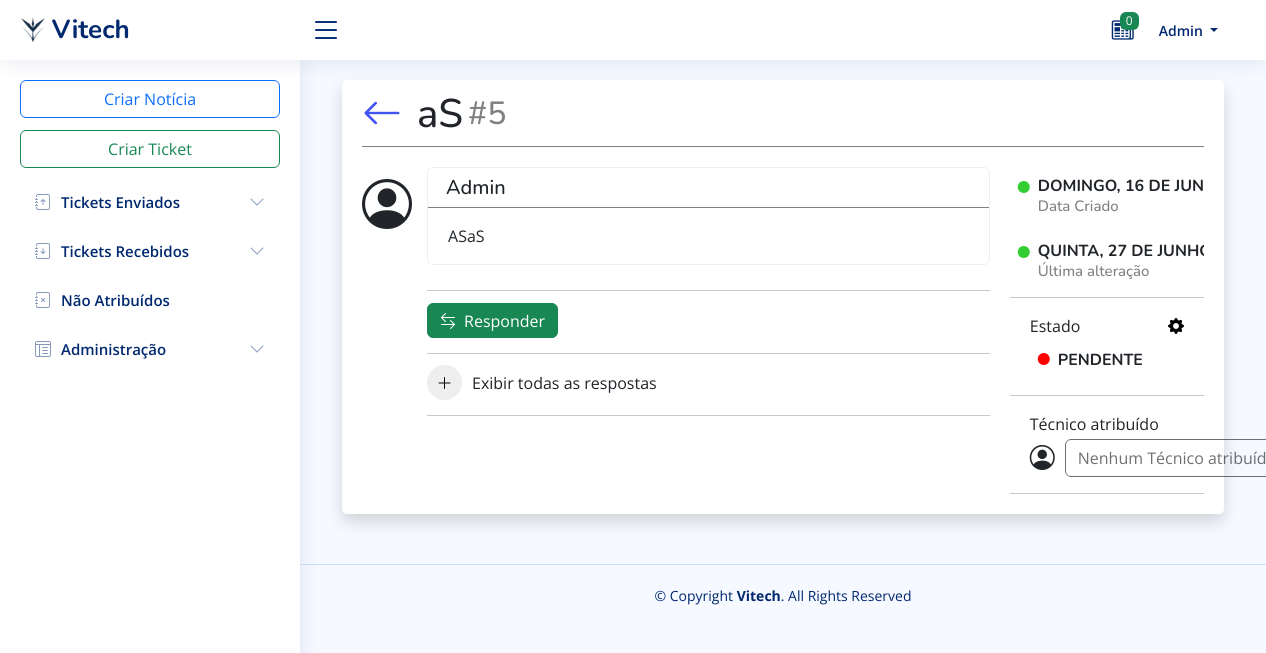
Page /?op=4&id=5 (signed in) on the committed database.
### tables this page shows
CREATE TABLE `ticket` (
  `id_ticket` int(9) NOT NULL,
  `id_user` int(9) NOT NULL,
  `data` timestamp NOT NULL DEFAULT current_timestamp(),
  `tipo_ticket` char(1) NOT NULL,
  `assunto_local` varchar(50) NOT NULL,
  `mensagem_sintomas` text NOT NULL,
  `id_departamento_destino` varchar(3) NOT NULL,
  `urgencia` tinyint(1) NOT NULL,
  `status` char(1) NOT NULL,
  `id_user_atribuido` int(9) DEFAULT NULL,
  `data_atribuido` date DEFAULT NULL
);

CREATE TABLE `user` (
  `id_user` int(9) NOT NULL,
  `nome` varchar(50) NOT NULL,
  `username` varchar(20) NOT NULL,
  `password` char(40) NOT NULL,
  `email` varchar(100) NOT NULL,
  `telefone` int(9) DEFAULT NULL
);

### db/libphp.php (called while the page is built, shortened)
<?php
function getTicket($con, $idticket)
{
    $query = "
    SELECT
        t.id_ticket,
        u1.nome AS user_criado,
        u1.id_user as id_criador,
        DATE_FORMAT(t.data  , '%W, %e de %M %Y, %H:%i ','pt_PT') AS data,
        t.tipo_ticket,
        t.assunto_local,
        t.mensagem_sintomas,
        d.nome AS nome_departamento,
        t.urgencia,
        t.status,
        u2.nome AS user_atribuido,
        u2.id_user AS id_user_atribuido,
        t.data_atribuido
    FROM
        ticket t
        LEFT JOIN user u1 ON t.id_user = u1.id_user
        LEFT JOIN user u2 ON t.id_user_atribuido = u2.id_user
        LEFT JOIN departamento d ON t.id_departamento_destino = d.id_departamento
    WHERE
        t.id_ticket = '$idticket'
";
    $query_exec = mysqli_query($con, $query);
    if ($query_exec && mysqli_num_rows($query_exec) == 1) {
        $row = mysqli_fetch_assoc($query_exec);
        switch ($row['status']) {
            case 'P':
                $row['statusText'] = 'Pendente';
                $row['statusColor'] = 'red';
                break;
        }
        $queryacoes = "
        SELECT DATE_FORMAT(data_acao, '%W, %e de %M %Y, %H:%i ','pt_PT') AS data_acao
        FROM acoes
        WHERE id_ticket = '$idticket'
        ORDER BY data_acao DESC
        LIMIT 1
    ";
        $queryacoes_exec = mysqli_query($con, $queryacoes);
        if ($queryacoes_exec && mysqli_num_rows($queryacoes_exec) == 1) {
            $data_acao = mysqli_fetch_assoc($queryacoes_exec);
            $row["data_acao"] = $data_acao["data_acao"];
        }
        return $row;
    }
    return null;
}
?>

### pag/ticketview.php (the view, shortened to what this page needs)
<?php
$id = isset($_GET['id']) ? $_GET['id'] : 0;
$ticket = getTicket($con, $id);
$isfechado = ($ticket['status'] == 'F') ? true : false;
?>
<body>
    <div class="container" style="max-width: 2000px;">
        <div class="card shadow">
            <div class="card-body">
                <div style="width: 100%; display: flex; border-bottom: 1px solid gray">
                    <a href="<?= $_SESSION['current_page'] ?>" style="display: flex; margin-top: 3px;">
                        <i class="bi bi-arrow-left arrow"></i>
                    </a>
                    <h1 style="margin-top: 10px"><?= $ticket['assunto_local'] ?></h1>
                    <h2 class="id_ticket">#<?= $ticket['id_ticket'] ?></h2>
                </div>
                <div style="display: flex; margin-top: 20px;">
                    <i class="bi bi-person-circle" style="font-size: 50px; margin-right: 15px;"></i>
                    <div class="V1" style="gap: 20px; width: 100%;">
                        <div class="V2">
                            <div class="accordion" id="accordionExample">
                                <div class="accordion-item">
                                    <h2 class="accordion-header" id="headingOne">
                                        <div class="fs20"
                                            style="white-space: nowrap; overflow: hidden; text-overflow: ellipsis; width: 100%; display: flex; height: 40px; align-items: center; padding-left: 10px; background-color: transparent; border-bottom: 1px solid gray;">
                                            <div style="display: flex;">
                                                <div class="mx-2"
                                                    style="white-space: nowrap; overflow: hidden; text-overflow: ellipsis;">
                                                    <?= $ticket['user_criado'] ?>
                                                </div>
                                            </div>
                                        </div>
                                    </h2>
                                    <div class="accordion-collapse collapse show" aria-labelledby="headingOne"
                                        data-bs-parent="#accordionExample">
                                        <div class="accordion-body">
                                            <?= $ticket['mensagem_sintomas'] ?>
                                        </div>
                                    </div>
                                </div>
                            </div>
                            <hr style="width: 100%; margin-top: 25px; border-width: 0.01em;">
                            <div style="margin-top: 20px; display: flex; gap: 5px; margin-top: -4px;">
                                <button class="btn btn-success" id="btnAparecerResponder" <?=$isfechado ? 'disabled' : ''?>
                                    style="height: 35px; display: flex; align-items: center;"
                                    onclick="aparecerlocalresponder()">
                                    <i class="bi bi-arrow-left-right" style="margin-right: 8px;"></i>Responder
                                </button>
                            </div>
                            <hr style="width: 100%; margin-top: 15px; border-width: 0.01em;">
                            <div style="display: flex; align-items: center; gap: 10px; margin-top: -5px;">
                                <button class="btn grandão"
                                    style="width: 35px; height: 35px; display: flex; align-items: center; justify-content: center; border-radius: 50%; background-color: #EEEEEE; color: black"
                                    onclick="aparecerlocalrespostas()">
                                    <i id="iconBtnAparecer" class="bi bi-plus-lg"></i>
                                </button>
                                <span>Exibir todas as respostas</span>
                            </div>
                            <hr style="border-width: 0.01em; width: 100%; margin-top: 15px;">
                        </div>
                        <div class="V3">
                            <div class="accordion" id="accordionExample">
                                <div class="accordion-item"
                                    style="background-color: transparent !important; border: none;">
                                    <h2 class="accordion-header" id="headingOne">
                                        <div class="fs20"
                                            style="white-space: nowrap; overflow: hidden; text-overflow: ellipsis; width: 100%; display: flex; align-items: center;background-color: transparent;">
                                            <div
                                                style="gap: 10px; width: 100%; white-space: nowrap; overflow: hidden; text-overflow: ellipsis; display: flex; flex-direction: column;">
                                                <div style="display: flex; font-size: 15px; margin-top: 10px;">
                                                    <i class="mx-2 bi bi-circle-fill"
                                                        style="font-size: 12px;color:#32CD32; margin-top: 3px;"></i>
                                                    <div>
                                                        <h6 style="font-weight: bold; text-transform: uppercase;">
                                                            <?= $ticket['data'] ?>
                                                        </h6>
                                                        <span
                                                            style="font-size: 15px; color: gray; position: relative; top: -7px;">Data
                                                            Criado</span>
                                                    </div>
                                                </div>
                                                <div style="display: flex; font-size: 15px; margin-top: 10px;">
                                                    <i class="mx-2 bi bi-circle-fill"
                                                        style="font-size: 12px;color:#32CD32; margin-top: 3px;"></i>
                                                    <div>
                                                        <h6 style="font-weight: bold; text-transform: uppercase;">
                                                            <?= !empty($ticket['data_acao']) ? $ticket['data_acao'] : 'Nenhuma Alteração Feita' ?>
                                                        </h6>
                                                        <span
                                                            style="font-size: 15px; color: gray; position: relative; top: -7px;">Última
                                                            alteração</span>
                                                    </div>
                                                </div>
                                                <hr style="border-width: 0.01em; width: 100%; margin: 0px;">
                                            </div>
                                        </div>
                                    </h2>
                                    <div class="accordion-collapse collapse show" aria-labelledby="headingOne"
                                        data-bs-parent="#accordionExample">
                                        <div class="accordion-body" style="overflow: visible; position: relative;">
                                            <div>
                                                <div style="display:flex;">
                                                    <span>Estado</span>
                                                    <div class="dropdown" style="margin-left: auto;">
                                                        <a style=" text-decoration: none; color: black;" type="button" <?=$ticket['id_criador'] == $_SESSION['user']['id_user'] ? 'disabled' : ''?>
                                                            id="dropdownMenuButton" data-bs-toggle="dropdown"
                                                            aria-haspopup="true" aria-expanded="false">
                                                            <i class="bi bi-gear-fill"></i>
                                                        </a>
                                                    </div>
                                                </div>
                                            </div>
                                            <div style="display: flex; align-items: center; margin-top: 3px;">
                                                <i id="estadoBola" class="mx-2 bi bi-circle-fill"
                                                    style="font-size: 12px; color: <?= $ticket['statusColor'] ?>;"></i>
                                                <div>
                                                    <h6 id="estadoText"
                                                        style="font-weight: bold; text-transform: uppercase; margin-top: 10px;">
                                                        <?= $ticket['statusText'] ?>
                                                    </h6>
                                                </div>
                                            </div>
                                        </div>
                                    </div>
                                    <hr style="border-width: 0.01em; width: 100%; margin: 0px;">
                                    <div class="accordion-body"
                                        style="overflow: visible !important; text-overflow: ellipsis;">
                                        <div>
                                            <div style="display:flex;">
                                                <span>Técnico atribuído</span>
                                            </div>
                                            <div
                                                style="display: flex; align-items: center; margin-top: 3px; position: relative; z-index: 1050;">
                                                <i class="bi bi-person-circle"
                                                    style="margin-right: 10px; font-size: 25px;"></i>
                                                <div class="dropdown">
                                                    <button class="btn btn-secondary-overlay dropdown-toggle" <?=$isfechado || $ticket['id_criador'] == $_SESSION['user']['id_user'] ? 'disabled' : ''?>
                                                        type="button" id="userDropdown" data-bs-toggle="dropdown"
                                                        aria-expanded="false">
                                                        <?= !empty($ticket['user_atribuido']) ? $ticket['user_atribuido'] : 'Nenhum Técnico atribuído' ?>
                                                    </button>
                                                </div>
                                            </div>
                                        </div>
                                    </div>
                                    <hr style="z-index: 1000;border-width: 0.01em; width: 100%; margin: 0px;">
                                </div>
                            </div>
                        </div>
                    </div>
                </div>
            </div>
        </div>
    </div>
</body>

### assets/css/style.css (style rules this page uses)
:root { scroll-behavior: smooth; }
body { font-family: "Open Sans", sans-serif; background: #f6f9ff; color: #444444; }
a { color: #4154f1; text-decoration: none; }
h1, h2, h3, h4, h5, h6 { font-family: "Nunito", sans-serif; }
.card { margin-bottom: 30px; border: none; border-radius: 5px; box-shadow: 0px 0 30px rgba(1, 41, 112, 0.1); }
.card-body { padding: 0 20px 20px 20px; }
.accordion-item { border: 1px solid #ebeef4; }

### assets/css/mystyle.css (style rules this page uses)
.arrow { font-size: 40px; margin-right: 15px; }
.fs20 { font-size: 20px; }
.id_ticket { color: gray; margin-top: 15px; margin-left: 5px; }

### pag/ticketview.php (style rules this page uses)
.V1 { display: flex; }
.V2 { width: 75%; }
.V3 { width: 25%; margin-left: auto; }

### rows in the picture
ticket: assunto_local "aS", id_ticket "5", id_user.nome "Admin", mensagem_sintomas "ASaS"

### other values in the picture
$count "0"
$_SESSION['user']['nome'] "Admin"
$ticket['data'] "DOMINGO, 16 DE J…"
$ticket['data_acao'] "QUINTA, 27 DE JUN…"
$ticket['statusText'] "PENDENTE"
